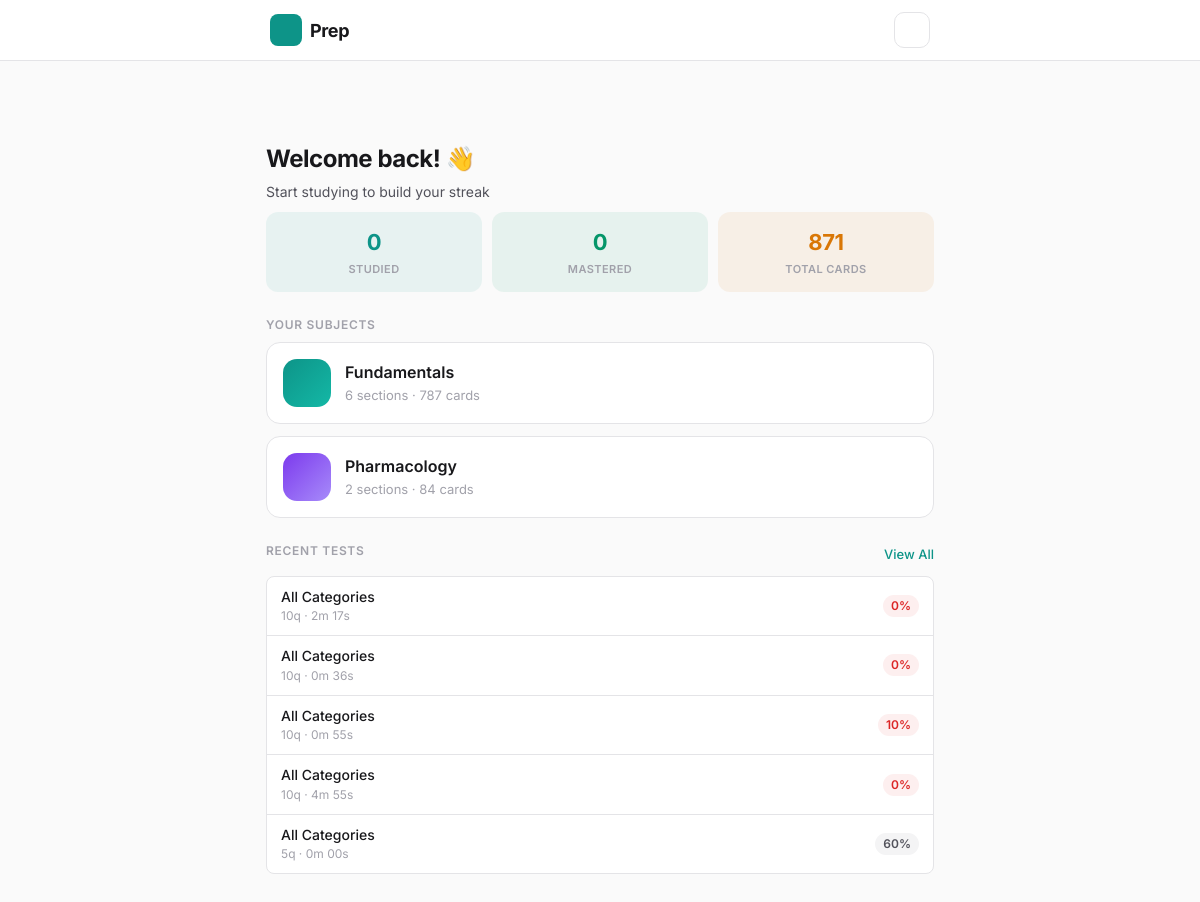
The app's page /, older data.
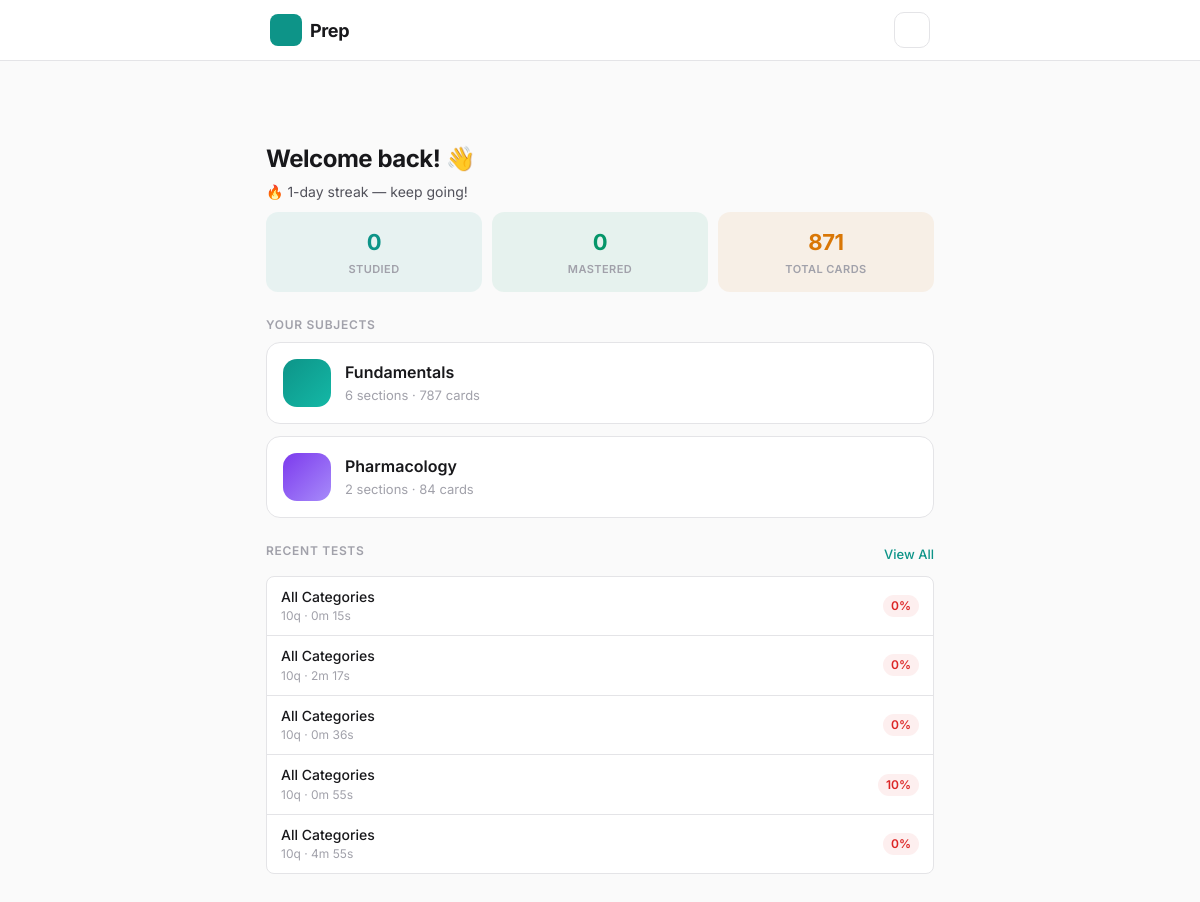
The same page, newer data.
### cards/models.py (models this page shows, shortened)
class Category(models.Model):
    name = models.CharField(max_length=100)
    slug = models.SlugField(unique=True)
    icon = models.CharField(max_length=10, default='📚')
    is_default = models.BooleanField(default=False)
    published = models.BooleanField(default=False, help_text='Show on homepage')
    class Meta:
        verbose_name_plural = 'categories'
        ordering = ['name']

class Quiz(models.Model):
    category = models.ForeignKey(
        Category, null=True, blank=True, on_delete=models.SET_NULL,
        help_text='Null means all categories'
    )
    num_questions = models.IntegerField()
    time_limit = models.IntegerField(null=True, blank=True, help_text='Time limit in minutes')
    started_at = models.DateTimeField(auto_now_add=True)
    completed_at = models.DateTimeField(null=True, blank=True)
    score = models.IntegerField(default=0)
    class Meta:
        verbose_name_plural = 'quizzes'
        ordering = ['-started_at']
    @property
    def percentage(self):
        return round(self.score / self.num_questions * 100) if self.num_questions > 0 else 0
    @property
    def duration_seconds(self):
        if self.completed_at and self.started_at:
            return int((self.completed_at - self.started_at).total_seconds())
        return None
    @property
    def duration_display(self):
        secs = self.duration_seconds
        if secs is None:
            return '—'
        mins, s = divmod(secs, 60)
        return f'{mins}m {s:02d}s'

### cards/views.py (the view)
# urls.py: path('', views.dashboard_view, name='dashboard'),
def dashboard_view(request):
    stats = _get_global_stats()
    categories = Category.objects.filter(published=True).annotate(
        total=Count("cards"),
        studied_count=Count(
            "cards__progress", filter=Q(cards__progress__times_studied__gt=0)
        ),
    )
    cat_progress = []
    for cat in categories:
        pct = round(cat.studied_count / cat.total * 100) if cat.total > 0 else 0
        cat_progress.append(
            {
                "name": cat.name,
                "icon": cat.icon,
                "slug": cat.slug,
                "total": cat.total,
                "studied": cat.studied_count,
                "pct": pct,
                "exam_count": cat.decks.count(),
            }
        )
    recent_quizzes = Quiz.objects.filter(completed_at__isnull=False).select_related(
        "category"
    )[:5]
    review_count = Progress.objects.filter(needs_review=True).count()
    return render(
        request,
        "cards/dashboard.html",
        {
            "stats": stats,
            "categories": cat_progress,
            "recent_quizzes": recent_quizzes,
            "review_count": review_count,
        },
    )

### cards/views.py (called while the page is built)
def _get_streak():
    streak = 0
    d = date.today()
    while StudySession.objects.filter(date=d).exists():
        streak += 1
        d -= timedelta(days=1)
    return streak

def _get_global_stats():
    total_cards = Card.objects.count()
    studied = Progress.objects.filter(times_studied__gt=0).count()
    mastered = Progress.objects.filter(last_rating__gte=5, times_studied__gt=0).count()
    weak = Progress.objects.filter(last_rating__lte=1, times_studied__gt=0).count()
    today_session = StudySession.objects.filter(date=date.today()).first()
    return {
        "total_cards": total_cards,
        "studied": studied,
        "mastered": mastered,
        "weak": weak,
        "streak": _get_streak(),
        "today_studied": today_session.cards_studied if today_session else 0,
        "today_correct": today_session.cards_correct if today_session else 0,
        "accuracy": round(studied / total_cards * 100) if total_cards > 0 else 0,
    }

### cards/templates/cards/dashboard.html (shortened to what this page needs)
{% extends "cards/base.html" %}
{% load static %}
{% block body %}
<div class="page">
  <section class="hero">
    <div class="hero-text">
      <h1 class="hero-title">Welcome back! 👋</h1>
      <p class="hero-sub">{% if stats.streak > 0 %}🔥 {{ stats.streak }}-day streak — keep going!{% else %}Start studying to build your streak{% endif %}</p>
    </div>
  </section>
  <section class="home-stats">
    <div class="home-stat teal">
      <span class="home-stat-num">{{ stats.studied }}</span>
      <span class="home-stat-label">Studied</span>
    </div>
    <div class="home-stat green">
      <span class="home-stat-num">{{ stats.mastered }}</span>
      <span class="home-stat-label">Mastered</span>
    </div>
    <div class="home-stat amber">
      <span class="home-stat-num">{{ stats.total_cards }}</span>
      <span class="home-stat-label">Total Cards</span>
    </div>
  </section>
  <section class="section">
    <h2 class="section-title">Your Subjects</h2>
    <div class="cat-cards">
      {% for cat in categories %}
      <a href="{% url 'category_detail' cat.slug %}" class="cat-card cc-{{ forloop.counter }}">
        <div class="cat-card-icon"><i class="{{ cat.icon }}"></i></div>
        <div class="cat-card-body">
          <h3 class="cat-card-name">{{ cat.name }}</h3>
          <p class="cat-card-meta">{{ cat.exam_count }} sections · {{ cat.total }} cards</p>
        </div>
      </a>
      {% endfor %}
    </div>
  </section>
  {% if recent_quizzes %}
  <section class="section">
    <div class="section-header">
      <h2 class="section-title">Recent Tests</h2>
      <a href="{% url 'quiz_history' %}" class="section-link">View All</a>
    </div>
    <div class="list">
      {% for quiz in recent_quizzes %}
      <a href="{% url 'quiz_results' quiz.pk %}" class="list-row">
        <div class="list-body">
          <span class="list-name">{% if quiz.category %}{{ quiz.category.name }}{% else %}All Categories{% endif %}</span>
          <span class="list-meta">{{ quiz.num_questions }}q · {{ quiz.duration_display }}</span>
        </div>
        <span class="list-badge {% if quiz.percentage >= 80 %}green{% elif quiz.percentage < 60 %}red{% endif %}">{{ quiz.percentage }}%</span>
      </a>
      {% endfor %}
    </div>
  </section>
  {% endif %}
</div>
{% endblock %}

Row changes from the older to the newer data that the page shows:
no longer on this page (row unchanged): Quiz: shows "All Categories", num_questions "5", duration_display "0m 00s", percentage "60"
added Quiz: shows "All Categories", num_questions "10", duration_display "0m 15s", percentage "0"
Text that changed along with them:
{{ stats.streak }}: (not shown) → "1"
text no longer shown: "Start studying to build your streak"
text now shown: "🔥 -day streak — keep going!"
